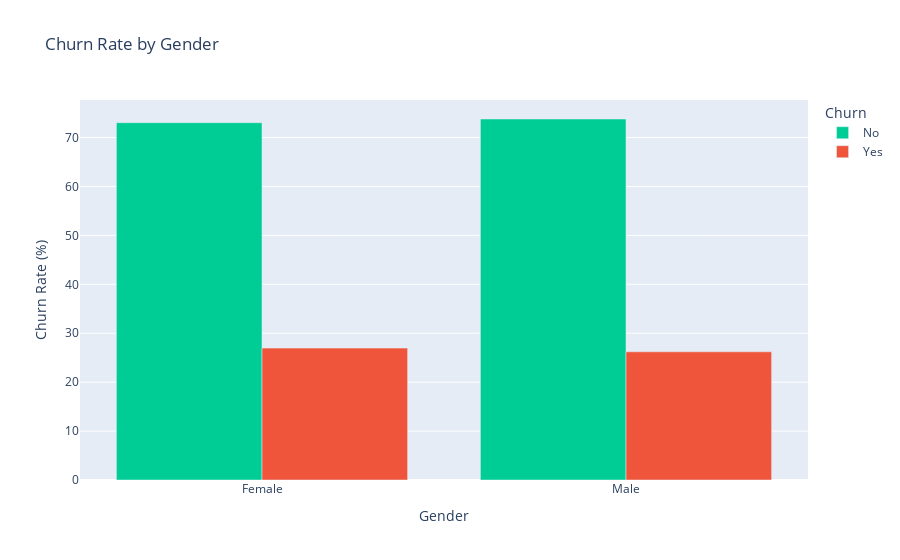

Notebook cell for this chart:
### Code cell
#Step-10:
# 2.Churn Rate by Gender
fig_gender = px.bar(
    churn_by_gender,
    barmode='group',
    title='Churn Rate by Gender',
    labels={'value': 'Percentage', 'gender': 'Gender'},
    color_discrete_sequence=['#00CC96', '#EF553B'])
fig_gender.update_layout(yaxis_title='Churn Rate (%)')
fig_gender.show()

### Figure 1 — Plotly figure (JSON) as saved in the notebook; plotly's stock layout.template omitted (floating-point values rounded to 4 significant figures)
{"data": [{"alignmentgroup": "True", "hovertemplate": "Churn=No<br>Gender=%{x}<br>Percentage=%{y}<extra></extra>", "legendgroup": "No", "marker": {"color": "#00CC96", "pattern": {"shape": ""}}, "name": "No", "offsetgroup": "No", "orientation": "v", "showlegend": true, "textposition": "auto", "type": "bar", "x": ["Female", "Male"], "xaxis": "x", "y": [73.04, 73.8], "yaxis": "y"}, {"alignmentgroup": "True", "hovertemplate": "Churn=Yes<br>Gender=%{x}<br>Percentage=%{y}<extra></extra>", "legendgroup": "Yes", "marker": {"color": "#EF553B", "pattern": {"shape": ""}}, "name": "Yes", "offsetgroup": "Yes", "orientation": "v", "showlegend": true, "textposition": "auto", "type": "bar", "x": ["Female", "Male"], "xaxis": "x", "y": [26.96, 26.2], "yaxis": "y"}], "layout": {"barmode": "group", "legend": {"title": {"text": "Churn"}, "tracegroupgap": 0}, "title": {"text": "Churn Rate by Gender"}, "xaxis": {"anchor": "y", "domain": [0, 1], "title": {"text": "Gender"}}, "yaxis": {"anchor": "x", "domain": [0, 1], "title": {"text": "Churn Rate (%)"}}}}
